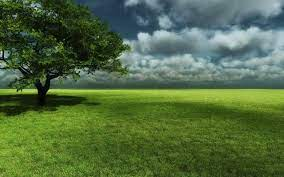
#> input picture download.jpeg, 284 x 177 px
$ jupyter execute 'K - means _ Clustering.ipynb'
#> lines starting #> are read from the running program, lines starting #| are printed output that depends on the picture
# Important Libraries

[cell 1]
import numpy as np
import pandas as pd
import matplotlib.pyplot as plt
import matplotlib.image as mping
import cv2

load image

[cell 2]
original_img=cv2.imread('download.jpeg')
#> original_img is the input picture: shape (177, 284, 3); mean B, G, R 64.6, 107, 81.8

# image in plx

[cell 3]
original_img

[cell 4]
plt.imshow(original_img)

[cell 5]
IMG=cv2.cvtColor(original_img,cv2.COLOR_BGR2RGB)

[cell 6]
plt.imshow(IMG)

[cell 7]
verctorized=IMG.reshape((-1,3))

[cell 8]
verctorized=np.float32(verctorized)

[cell 9]
criteria=(cv2.TERM_CRITERIA_EPS + cv2.TERM_CRITERIA_MAX_ITER,10,1.0)

[cell 10]
k=5
attempts=10
ret,label,center=cv2.kmeans(verctorized,k,None,criteria,attempts,cv2.KMEANS_RANDOM_CENTERS)
#> ret = 46078913; center = [[123.2, 157, 55.5], [75.92, 100.9, 103.8], [71.58, 97.82, 33.15], [139.7, 164.8, 163.8], [29.98, 46.89, 16.23]]

[cell 11]
center=np.uint8(center)
#> center = [[123, 157, 55], [75, 100, 103], [71, 97, 33], [139, 164, 163], [29, 46, 16]]

[cell 12]
res=center[label.flatten()]
result_image=res.reshape((IMG.shape))
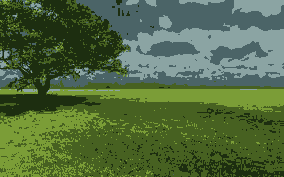
#> result_image: shape (177, 284, 3); mean R, G, B 81.1, 106.3, 64.2

[cell 13]
figure_size=15
plt.figure(figsize=(figure_size,figure_size))
plt.subplot(1,2,1),plt.imshow(IMG)
plt.title('original image'),(plt.xticks([])),plt.yticks([])
plt.subplot(1,2,2),plt.imshow(result_image)
plt.title('Segmented image when k= %i ' %k),plt.xticks([]),plt.yticks([])
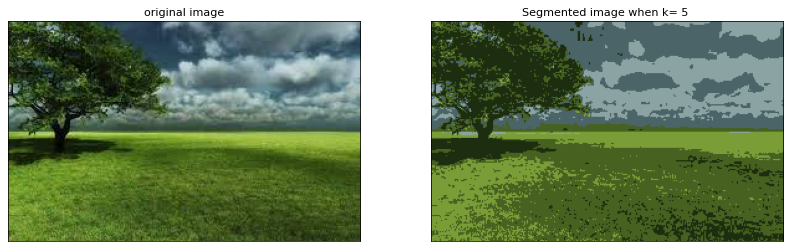
#> figure drawn by matplotlib, 2 panels

[cell 14]
from sklearn.cluster import KMeans
wcss=[]
for i in range(1,10):
    kmeans=KMeans(n_clusters=i,init='k-means++',random_state=42)
    kmeans.fit(verctorized)
    wcss.append(kmeans.inertia_)
#> after the loop, wcss = [308523872, 135740272, 90302648, 66551212, 46484940, 35503100, 26963856, 22705780, 18689086]

[cell 15]
plt.plot([1,2,3,4,5,6,7,8,9],wcss)
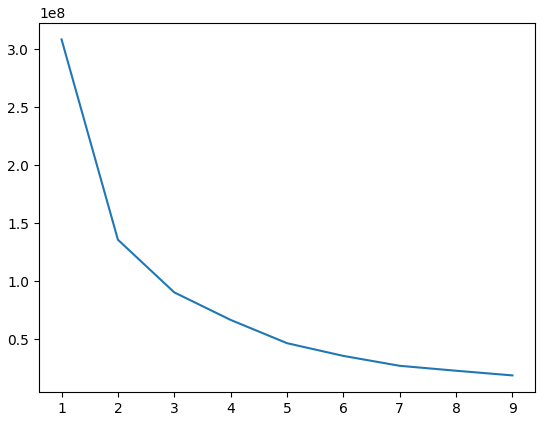
#> figure drawn by matplotlib, 1 panel
